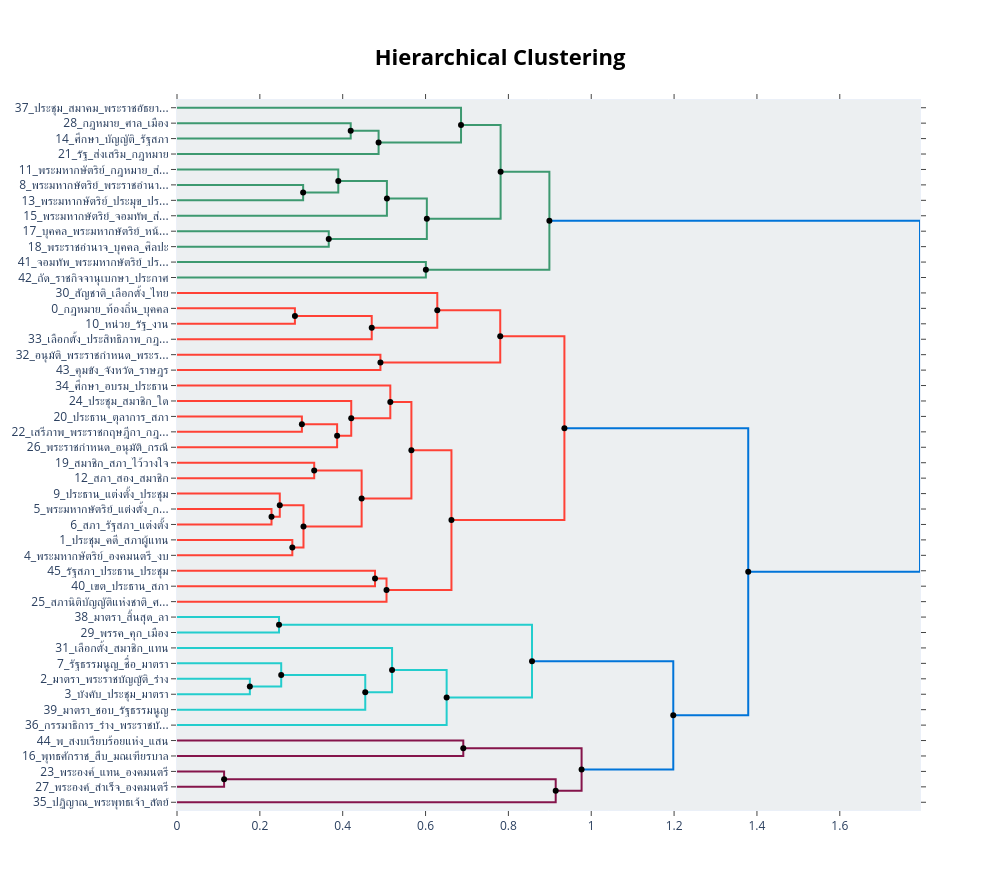
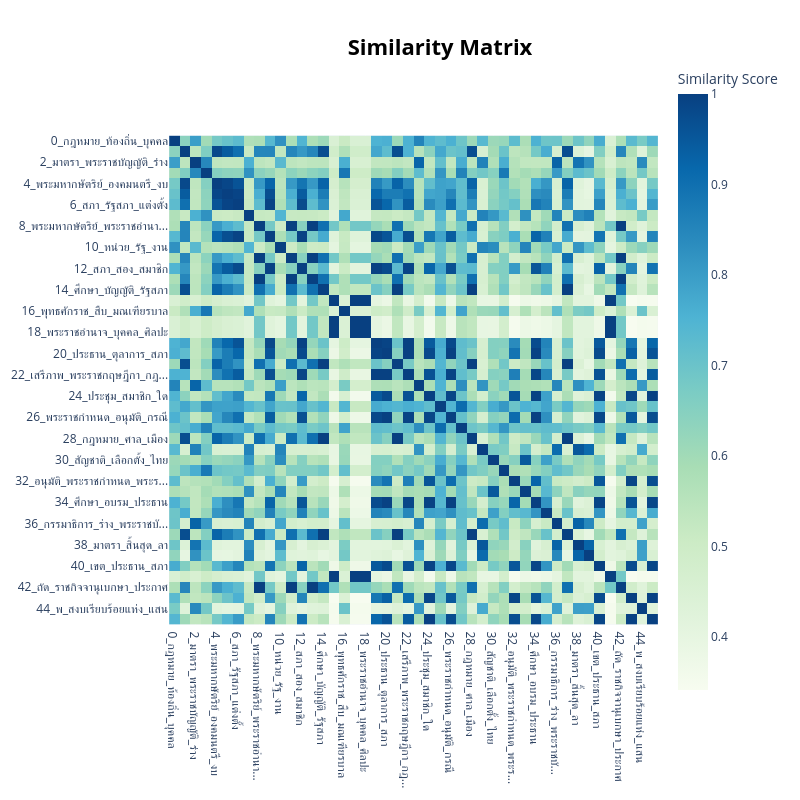

Notebook source saved alongside these figures, in order:
### Code cell
# 4. Advanced BERTopic Visualizations
# Visualize the hierarchical structure of topics
hierarchical_topics = topic_model.hierarchical_topics(docs_for_ctfidf)
fig_hierarchy = topic_model.visualize_hierarchy(hierarchical_topics=hierarchical_topics)
fig_hierarchy.show(figsize=(10, 20))

# Visualize Topic Heatmap (Similarity Matrix)
fig_heatmap = topic_model.visualize_heatmap()
fig_heatmap.show(figsize=(10, 20))

### Figure 1 — Plotly figure (JSON) as saved in the notebook; plotly's stock layout.template omitted (floating-point values rounded to 4 significant figures)
{"data": [{"hoverinfo": "text", "marker": {"color": "rgb(61,153,112)"}, "mode": "lines", "text": ["กฎหมาย_ศาล_เมือง_บัญญัติ_คดี", "", "", "ศึกษา_บัญญัติ_รัฐสภา_กฎหมาย_รัฐ"], "type": "scatter", "x": [0.0, 0.4193, 0.4193, 0.0], "xaxis": "x", "y": [-15.0, -15.0, -25.0, -25.0], "yaxis": "y"}, {"hoverinfo": "text", "marker": {"color": "rgb(61,153,112)"}, "mode": "lines", "text": ["กฎหมาย_บัญญัติ_ศึกษา_บท_พระมหากษัตริย์", "", "", "รัฐ_ส่งเสริม_กฎหมาย_อำนาจ_ให้ดํารงตําแหน่ง"], "type": "scatter", "x": [0.4193, 0.4867, 0.4867, 0.0], "xaxis": "x", "y": [-20.0, -20.0, -35.0, -35.0], "yaxis": "y"}, {"hoverinfo": "text", "marker": {"color": "rgb(61,153,112)"}, "mode": "lines", "text": ["ประชุม_สมาคม_พระราชอัธยาศัย_วัฒนธรรม_ฐาน", "", "", "กฎหมาย_บัญญัติ_พระมหากษัตริย์_อำนาจ_รัฐ"], "type": "scatter", "x": [0.0, 0.6857, 0.6857, 0.4867], "xaxis": "x", "y": [-5.0, -5.0, -27.5, -27.5], "yaxis": "y"}, {"hoverinfo": "text", "marker": {"color": "rgb(61,153,112)"}, "mode": "lines", "text": ["พระมหากษัตริย์_พระราชอำนาจ_พิพากษา_อรรถคดี_อัครศาสนูปถัมภก", "", "", "พระมหากษัตริย์_ประมุข_ประเทศไทย_แนะนำ_พระราชอำนาจ"], "type": "scatter", "x": [0.0, 0.3045, 0.3045, 0.0], "xaxis": "x", "y": [-55.0, -55.0, -65.0, -65.0], "yaxis": "y"}, {"hoverinfo": "text", "marker": {"color": "rgb(61,153,112)"}, "mode": "lines", "text": ["พระมหากษัตริย์_กฎหมาย_ส่งเสริม_รัฐ_พระราชอํานาจ", "", "", "พระมหากษัตริย์_พระราชอำนาจ_พิพากษา_ประเทศไทย_แนะนำ"], "type": "scatter", "x": [0.0, 0.3894, 0.3894, 0.3045], "xaxis": "x", "y": [-45.0, -45.0, -60.0, -60.0], "yaxis": "y"}, {"hoverinfo": "text", "marker": {"color": "rgb(61,153,112)"}, "mode": "lines", "text": ["พระมหากษัตริย์_พระราชอำนาจ_กฎหมาย_รัฐ_พิพากษา", "", "", "พระมหากษัตริย์_จอมทัพ_ส่งเสริม_ไทย_รัฐ"], "type": "scatter", "x": [0.3894, 0.5067, 0.5067, 0.0], "xaxis": "x", "y": [-52.5, -52.5, -75.0, -75.0], "yaxis": "y"}, {"hoverinfo": "text", "marker": {"color": "rgb(61,153,112)"}, "mode": "lines", "text": ["บุคคล_พระมหากษัตริย์_หน้าที่_ราชการ_อำนาจ", "", "", "พระราชอำนาจ_บุคคล_ศิลปะ_หน้าที่_กฎหมาย"], "type": "scatter", "x": [0.0, 0.3663, 0.3663, 0.0], "xaxis": "x", "y": [-85.0, -85.0, -95.0, -95.0], "yaxis": "y"}, {"hoverinfo": "text", "marker": {"color": "rgb(61,153,112)"}, "mode": "lines", "text": ["พระมหากษัตริย์_พระราชอำนาจ_รัฐ_กฎหมาย_พิพากษา", "", "", "บุคคล_พระมหากษัตริย์_หน้าที่_พระราชอำนาจ_กฎหมาย"], "type": "scatter", "x": [0.5067, 0.6031, 0.6031, 0.3663], "xaxis": "x", "y": [-63.75, -63.75, -90.0, -90.0], "yaxis": "y"}, {"hoverinfo": "text", "marker": {"color": "rgb(61,153,112)"}, "mode": "lines", "text": ["กฎหมาย_บัญญัติ_พระมหากษัตริย์_อำนาจ_รัฐ", "", "", "พระมหากษัตริย์_พระราชอำนาจ_กฎหมาย_รัฐ_บุคคล"], "type": "scatter", "x": [0.6857, 0.7812, 0.7812, 0.6031], "xaxis": "x", "y": [-16.25, -16.25, -76.88, -76.88], "yaxis": "y"}, {"hoverinfo": "text", "marker": {"color": "rgb(61,153,112)"}, "mode": "lines", "text": ["จอมทัพ_พระมหากษัตริย์_ประเทศไทย_อัยการศึก_ถัด", "", "", "ถัด_ราชกิจจานุเบกษา_ประกาศ_องคมนตรี_ย้อนหลัง"], "type": "scatter", "x": [0.0, 0.6008, 0.6008, 0.0], "xaxis": "x", "y": [-105.0, -105.0, -115.0, -115.0], "yaxis": "y"}, {"hoverinfo": "text", "marker": {"color": "rgb(61,153,112)"}, "mode": "lines", "text": ["พระมหากษัตริย์_กฎหมาย_รัฐ_พระราชอำนาจ_อำนาจ", "", "", "ถัด_ราชกิจจานุเบกษา_ประกาศ_พระมหากษัตริย์_พระราชอำนาจ"], "type": "scatter", "x": [0.7812, 0.899, 0.899, 0.6008], "xaxis": "x", "y": [-46.56, -46.56, -110.0, -110.0], "yaxis": "y"}, {"hoverinfo": "text", "marker": {"color": "rgb(255,65,54)"}, "mode": "lines", "text": ["กฎหมาย_ท้องถิ่น_บุคคล_บัญญัติ_สิทธิ", "", "", "หน่วย_รัฐ_งาน_เลือกตั้ง_เงิน"], "type": "scatter", "x": [0.0, 0.2847, 0.2847, 0.0], "xaxis": "x", "y": [-135.0, -135.0, -145.0, -145.0], "yaxis": "y"}, {"hoverinfo": "text", "marker": {"color": "rgb(255,65,54)"}, "mode": "lines", "text": ["หน่วย_ท้องถิ่น_รัฐ_กฎหมาย_งาน", "", "", "เลือกตั้ง_ประสิทธิภาพ_กฎหมาย_กลไก_ตรวจ"], "type": "scatter", "x": [0.2847, 0.4701, 0.4701, 0.0], "xaxis": "x", "y": [-140.0, -140.0, -155.0, -155.0], "yaxis": "y"}, {"hoverinfo": "text", "marker": {"color": "rgb(255,65,54)"}, "mode": "lines", "text": ["สัญชาติ_เลือกตั้ง_ไทย_ประชามติ_ออกเสียง", "", "", "หน่วย_รัฐ_กฎหมาย_ท้องถิ่น_งาน"], "type": "scatter", "x": [0.0, 0.6284, 0.6284, 0.4701], "xaxis": "x", "y": [-125.0, -125.0, -147.5, -147.5], "yaxis": "y"}, {"hoverinfo": "text", "marker": {"color": "rgb(255,65,54)"}, "mode": "lines", "text": ["อนุมัติ_พระราชกำหนด_พระราชกําหนด_ประชุม_พระราชกํา", "", "", "คุมขัง_จังหวัด_ราษฎร_จำนวน_เขต"], "type": "scatter", "x": [0.0, 0.4911, 0.4911, 0.0], "xaxis": "x", "y": [-165.0, -165.0, -175.0, -175.0], "yaxis": "y"}, {"hoverinfo": "text", "marker": {"color": "rgb(255,65,54)"}, "mode": "lines", "text": ["กฎหมาย_หน่วย_รัฐ_ท้องถิ่น_บุคคล", "", "", "อนุมัติ_พระราชกำหนด_คุมขัง_พระราชกําหนด_จังหวัด"], "type": "scatter", "x": [0.6284, 0.7803, 0.7803, 0.4911], "xaxis": "x", "y": [-136.2, -136.2, -170.0, -170.0], "yaxis": "y"}, {"hoverinfo": "text", "marker": {"color": "rgb(255,65,54)"}, "mode": "lines", "text": ["ประธาน_ตุลาการ_สภา_รัฐสภา_กฎหมาย", "", "", "เสรีภาพ_พระราชกฤษฎีกา_กฎหมาย_รัฐสภา_พระราชกำหนด"], "type": "scatter", "x": [0.0, 0.3015, 0.3015, 0.0], "xaxis": "x", "y": [-205.0, -205.0, -215.0, -215.0], "yaxis": "y"}, {"hoverinfo": "text", "marker": {"color": "rgb(255,65,54)"}, "mode": "lines", "text": ["ประธาน_เสรีภาพ_รัฐสภา_กฎหมาย_สภา", "", "", "พระราชกำหนด_อนุมัติ_กรณี_สมาชิก_วุฒิสภา"], "type": "scatter", "x": [0.3015, 0.3865, 0.3865, 0.0], "xaxis": "x", "y": [-210.0, -210.0, -225.0, -225.0], "yaxis": "y"}, {"hoverinfo": "text", "marker": {"color": "rgb(255,65,54)"}, "mode": "lines", "text": ["ประชุม_สมาชิก_ใด_ประกัน_สภา", "", "", "ประธาน_เสรีภาพ_กฎหมาย_รัฐสภา_สมาชิก"], "type": "scatter", "x": [0.0, 0.4206, 0.4206, 0.3865], "xaxis": "x", "y": [-195.0, -195.0, -217.5, -217.5], "yaxis": "y"}, {"hoverinfo": "text", "marker": {"color": "rgb(255,65,54)"}, "mode": "lines", "text": ["ศึกษา_อบรม_ประธาน_ใด_จํานวน", "", "", "ประธาน_สมาชิก_เสรีภาพ_สภา_ประชุม"], "type": "scatter", "x": [0.0, 0.5149, 0.5149, 0.4206], "xaxis": "x", "y": [-185.0, -185.0, -206.2, -206.2], "yaxis": "y"}, {"hoverinfo": "text", "marker": {"color": "rgb(255,65,54)"}, "mode": "lines", "text": ["สมาชิก_สภา_ไว้วางใจ_รัฐสภา_ประชุม", "", "", "สภา_สอง_สมาชิก_ประชุม_พระมหากษัตริย์"], "type": "scatter", "x": [0.0, 0.3312, 0.3312, 0.0], "xaxis": "x", "y": [-235.0, -235.0, -245.0, -245.0], "yaxis": "y"}, {"hoverinfo": "text", "marker": {"color": "rgb(255,65,54)"}, "mode": "lines", "text": ["พระมหากษัตริย์_แต่งตั้ง_กฎหมาย_รัฐสภา_ประชุม", "", "", "สภา_รัฐสภา_แต่งตั้ง_ประชุม_สมาชิก"], "type": "scatter", "x": [0.0, 0.2281, 0.2281, 0.0], "xaxis": "x", "y": [-265.0, -265.0, -275.0, -275.0], "yaxis": "y"}, {"hoverinfo": "text", "marker": {"color": "rgb(255,65,54)"}, "mode": "lines", "text": ["ประธาน_แต่งตั้ง_ประชุม_พระมหากษัตริย์_อัยการศึก", "", "", "พระมหากษัตริย์_รัฐสภา_แต่งตั้ง_ประชุม_รัฐมนตรี"], "type": "scatter", "x": [0.0, 0.2481, 0.2481, 0.2281], "xaxis": "x", "y": [-255.0, -255.0, -270.0, -270.0], "yaxis": "y"}, {"hoverinfo": "text", "marker": {"color": "rgb(255,65,54)"}, "mode": "lines", "text": ["ประชุม_คดี_สภาผู้แทน_ประธาน_สิทธิ", "", "", "พระมหากษัตริย์_องคมนตรี_งบ_หน้าที่_ปี"], "type": "scatter", "x": [0.0, 0.2784, 0.2784, 0.0], "xaxis": "x", "y": [-285.0, -285.0, -295.0, -295.0], "yaxis": "y"}, {"hoverinfo": "text", "marker": {"color": "rgb(255,65,54)"}, "mode": "lines", "text": ["พระมหากษัตริย์_แต่งตั้ง_ประชุม_ประธาน_รัฐสภา", "", "", "พระมหากษัตริย์_สิทธิ_ประธาน_ประชุม_กฎหมาย"], "type": "scatter", "x": [0.2481, 0.3054, 0.3054, 0.2784], "xaxis": "x", "y": [-262.5, -262.5, -290.0, -290.0], "yaxis": "y"}, {"hoverinfo": "text", "marker": {"color": "rgb(255,65,54)"}, "mode": "lines", "text": ["สภา_สมาชิก_รัฐสภา_ประชุม_เสรีภาพ", "", "", "พระมหากษัตริย์_ประชุม_ประธาน_แต่งตั้ง_รัฐสภา"], "type": "scatter", "x": [0.3312, 0.4457, 0.4457, 0.3054], "xaxis": "x", "y": [-240.0, -240.0, -276.2, -276.2], "yaxis": "y"}, {"hoverinfo": "text", "marker": {"color": "rgb(255,65,54)"}, "mode": "lines", "text": ["ประธาน_สมาชิก_สภา_ใด_ประชุม", "", "", "พระมหากษัตริย์_ประชุม_ประธาน_สภา_รัฐสภา"], "type": "scatter", "x": [0.5149, 0.5658, 0.5658, 0.4457], "xaxis": "x", "y": [-195.6, -195.6, -258.1, -258.1], "yaxis": "y"}, {"hoverinfo": "text", "marker": {"color": "rgb(255,65,54)"}, "mode": "lines", "text": ["รัฐสภา_ประธาน_ประชุม_ร่าง_เสียง", "", "", "เขต_ประธาน_สภา_ร่าง_ปฏิรูป"], "type": "scatter", "x": [0.0, 0.478, 0.478, 0.0], "xaxis": "x", "y": [-305.0, -305.0, -315.0, -315.0], "yaxis": "y"}, {"hoverinfo": "text", "marker": {"color": "rgb(255,65,54)"}, "mode": "lines", "text": ["ประธาน_ประชุม_ร่าง_รัฐสภา_สภา", "", "", "สภานิติบัญญัติแห่งชาติ_ศาล_วาระ_รัฐธรรมนูญ_สภาร่าง"], "type": "scatter", "x": [0.478, 0.5058, 0.5058, 0.0], "xaxis": "x", "y": [-310.0, -310.0, -325.0, -325.0], "yaxis": "y"}, {"hoverinfo": "text", "marker": {"color": "rgb(255,65,54)"}, "mode": "lines", "text": ["ประธาน_ประชุม_สมาชิก_สภา_รัฐสภา", "", "", "ประชุม_รัฐธรรมนูญ_ประธาน_ร่าง_สภานิติบัญญัติแห่งชาติ"], "type": "scatter", "x": [0.5658, 0.6625, 0.6625, 0.5058], "xaxis": "x", "y": [-226.9, -226.9, -317.5, -317.5], "yaxis": "y"}, {"hoverinfo": "text", "marker": {"color": "rgb(255,65,54)"}, "mode": "lines", "text": ["กฎหมาย_รัฐ_หน่วย_บุคคล_ท้องถิ่น", "", "", "ประชุม_ประธาน_สมาชิก_สภา_รัฐสภา"], "type": "scatter", "x": [0.7803, 0.9352, 0.9352, 0.6625], "xaxis": "x", "y": [-153.1, -153.1, -272.2, -272.2], "yaxis": "y"}, {"hoverinfo": "text", "marker": {"color": "rgb(35,205,205)"}, "mode": "lines", "text": ["มาตรา_สิ้นสุด_ลา_ห้าม_มติ", "", "", "พรรค_คุก_เมือง_ลา_ภาพ"], "type": "scatter", "x": [0.0, 0.2463, 0.2463, 0.0], "xaxis": "x", "y": [-335.0, -335.0, -345.0, -345.0], "yaxis": "y"}, {"hoverinfo": "text", "marker": {"color": "rgb(35,205,205)"}, "mode": "lines", "text": ["มาตรา_พระราชบัญญัติ_ร่าง_สภาผู้แทนราษฎร_คณะ", "", "", "บังคับ_ประชุม_มาตรา_วรรค_สภาผู้แทนราษฎร"], "type": "scatter", "x": [0.0, 0.1759, 0.1759, 0.0], "xaxis": "x", "y": [-375.0, -375.0, -385.0, -385.0], "yaxis": "y"}, {"hoverinfo": "text", "marker": {"color": "rgb(35,205,205)"}, "mode": "lines", "text": ["รัฐธรรมนูญ_ชื่อ_มาตรา_สมาชิก_คะแนน", "", "", "มาตรา_สภาผู้แทนราษฎร_ร่าง_พระราชบัญญัติ_บังคับ"], "type": "scatter", "x": [0.0, 0.2516, 0.2516, 0.1759], "xaxis": "x", "y": [-365.0, -365.0, -380.0, -380.0], "yaxis": "y"}, {"hoverinfo": "text", "marker": {"color": "rgb(35,205,205)"}, "mode": "lines", "text": ["มาตรา_ร่าง_สภาผู้แทนราษฎร_พระราชบัญญัติ_สมาชิก", "", "", "มาตรา_ชอบ_รัฐธรรมนูญ_รัฐสภา_วุฒิสภา"], "type": "scatter", "x": [0.2516, 0.4545, 0.4545, 0.0], "xaxis": "x", "y": [-372.5, -372.5, -395.0, -395.0], "yaxis": "y"}, {"hoverinfo": "text", "marker": {"color": "rgb(35,205,205)"}, "mode": "lines", "text": ["เลือกตั้ง_สมาชิก_แทน_สมัคร_เมือง", "", "", "มาตรา_ร่าง_รัฐธรรมนูญ_สภาผู้แทนราษฎร_พระราชบัญญัติ"], "type": "scatter", "x": [0.0, 0.5192, 0.5192, 0.4545], "xaxis": "x", "y": [-355.0, -355.0, -383.8, -383.8], "yaxis": "y"}, {"hoverinfo": "text", "marker": {"color": "rgb(35,205,205)"}, "mode": "lines", "text": ["มาตรา_สภาผู้แทนราษฎร_สมาชิก_ร่าง_รัฐธรรมนูญ", "", "", "กรรมาธิการ_ร่าง_พระราชบัญญัติ_ยับยั้ง_ชอบ"], "type": "scatter", "x": [0.5192, 0.6509, 0.6509, 0.0], "xaxis": "x", "y": [-369.4, -369.4, -405.0, -405.0], "yaxis": "y"}, {"hoverinfo": "text", "marker": {"color": "rgb(35,205,205)"}, "mode": "lines", "text": ["พรรค_คุก_มาตรา_ลา_ห้าม", "", "", "มาตรา_ร่าง_พระราชบัญญัติ_สภาผู้แทนราษฎร_สมาชิก"], "type": "scatter", "x": [0.2463, 0.857, 0.857, 0.6509], "xaxis": "x", "y": [-340.0, -340.0, -387.2, -387.2], "yaxis": "y"}, {"hoverinfo": "text", "marker": {"color": "rgb(133,20,75)"}, "mode": "lines", "text": ["พ_สงบเรียบร้อยแห่ง_แสน_ฉบับ_พระราชบัญญัติ", "", "", "พุทธศักราช_สืบ_มณเฑียรบาล_ราชสันตติวงศ์_กฎ"], "type": "scatter", "x": [0.0, 0.6911, 0.6911, 0.0], "xaxis": "x", "y": [-415.0, -415.0, -425.0, -425.0], "yaxis": "y"}, {"hoverinfo": "text", "marker": {"color": "rgb(133,20,75)"}, "mode": "lines", "text": ["พระองค์_แทน_องคมนตรี_สำเร็จ_สําเร็จ", "", "", "พระองค์_สำเร็จ_องคมนตรี_แทน_ราชการ"], "type": "scatter", "x": [0.0, 0.1137, 0.1137, 0.0], "xaxis": "x", "y": [-435.0, -435.0, -445.0, -445.0], "yaxis": "y"}, {"hoverinfo": "text", "marker": {"color": "rgb(133,20,75)"}, "mode": "lines", "text": ["พระองค์_สำเร็จ_องคมนตรี_แทน_ราชการ", "", "", "ปฏิญาณ_พระพุทธเจ้า_สัตย์_ถ้อยคำ_ถวาย"], "type": "scatter", "x": [0.1137, 0.9142, 0.9142, 0.0], "xaxis": "x", "y": [-440.0, -440.0, -455.0, -455.0], "yaxis": "y"}, {"hoverinfo": "text", "marker": {"color": "rgb(133,20,75)"}, "mode": "lines", "text": ["พุทธศักราช_รัฐธรรมนูญ_สืบ_พ_ฉบับ", "", "", "พระองค์_สำเร็จ_องคมนตรี_ปฏิญาณ_แทน"], "type": "scatter", "x": [0.6911, 0.9767, 0.9767, 0.9142], "xaxis": "x", "y": [-420.0, -420.0, -447.5, -447.5], "yaxis": "y"}, {"hoverinfo": "text", "marker": {"color": "rgb(0,116,217)"}, "mode": "lines", "text": ["มาตรา_ร่าง_สภาผู้แทนราษฎร_พระราชบัญญัติ_สมาชิก", "", "", "พระองค์_องคมนตรี_สำเร็จ_แทน_ปฏิญาณ"], "type": "scatter", "x": [0.857, 1.198, 1.198, 0.9767], "xaxis": "x", "y": [-363.6, -363.6, -433.8, -433.8], "yaxis": "y"}, {"hoverinfo": "text", "marker": {"color": "rgb(0,116,217)"}, "mode": "lines", "text": ["กฎหมาย_สมาชิก_รัฐ_ประธาน_สิทธิ", "", "", "มาตรา_ร่าง_รัฐธรรมนูญ_พระราชบัญญัติ_สภาผู้แทนราษฎร"], "type": "scatter", "x": [0.9352, 1.379, 1.379, 1.198], "xaxis": "x", "y": [-212.7, -212.7, -398.7, -398.7], "yaxis": "y"}, {"hoverinfo": "text", "marker": {"color": "rgb(0,116,217)"}, "mode": "lines", "text": ["พระมหากษัตริย์_กฎหมาย_พระราชอำนาจ_รัฐ_อำนาจ", "", "", "สมาชิก_สภาผู้แทนราษฎร_ประธาน_รัฐธรรมนูญ_สภา"], "type": "scatter", "x": [0.899, 1.794, 1.794, 1.379], "xaxis": "x", "y": [-78.28, -78.28, -305.7, -305.7], "yaxis": "y"}, {"hoverinfo": "text", "hovertext": ["กฎหมาย_บัญญัติ_ศึกษา_บท_พระมหากษัตริย์", "พระมหากษัตริย์_พระราชอำนาจ_กฎหมาย_รัฐ_พิพากษา", "พระมหากษัตริย์_พระราชอำนาจ_รัฐ_กฎหมาย_พิพากษา", "กฎหมาย_บัญญัติ_พระมหากษัตริย์_อำนาจ_รัฐ", "พระมหากษัตริย์_กฎหมาย_รัฐ_พระราชอำนาจ_อำนาจ", "หน่วย_ท้องถิ่น_รัฐ_กฎหมาย_งาน", "กฎหมาย_หน่วย_รัฐ_ท้องถิ่น_บุคคล", "ประธาน_เสรีภาพ_รัฐสภา_กฎหมาย_สภา", "พระมหากษัตริย์_แต่งตั้ง_ประชุม_ประธาน_รัฐสภา", "สภา_สมาชิก_รัฐสภา_ประชุม_เสรีภาพ", "ประธาน_สมาชิก_สภา_ใด_ประชุม", "ประธาน_ประชุม_ร่าง_รัฐสภา_สภา", "ประธาน_ประชุม_สมาชิก_สภา_รัฐสภา", "กฎหมาย_รัฐ_หน่วย_บุคคล_ท้องถิ่น", "มาตรา_ร่าง_สภาผู้แทนราษฎร_พระราชบัญญัติ_สมาชิก", "มาตรา_สภาผู้แทนราษฎร_สมาชิก_ร่าง_รัฐธรรมนูญ", "พรรค_คุก_มาตรา_ลา_ห้าม", "พระองค์_สำเร็จ_องคมนตรี_แทน_ราชการ", "พุทธศักราช_รัฐธรรมนูญ_สืบ_พ_ฉบับ", "มาตรา_ร่าง_สภาผู้แทนราษฎร_พระราชบัญญัติ_สมาชิก", "กฎหมาย_สมาชิก_รัฐ_ประธาน_สิทธิ", "พระมหากษัตริย์_กฎหมาย_พระราชอำนาจ_รัฐ_อำนาจ"], "marker": {"color": "black"}, "mode": "markers", "showlegend": false, "type": "scatter", "x": [0.4193, 0.3894, 0.5067, 0.6857, 0.7812, 0.2847, 0.6284, 0.3015, 0.2481, 0.3312, 0.5149, 0.478, 0.5658, 0.7803, 0.2516, 0.5192, 0.2463, 0.1137, 0.6911, 0.857, 0.9352, 0.899], "y": [-20, -52.5, -63.75, -16.25, -46.56, -140, -136.2, -210, -262.5, -240, -195.6, -310, -226.9, -153.1, -372.5, -369.4, -340, -440, -420, -363.6, -212.7, -78.28]}, {"hoverinfo": "text", "hovertext": ["กฎหมาย_บัญญัติ_พระมหากษัตริย์_อำนาจ_รัฐ", "พระมหากษัตริย์_พระราชอำนาจ_พิพากษา_ประเทศไทย_แนะนำ", "บุคคล_พระมหากษัตริย์_หน้าที่_พระราชอำนาจ_กฎหมาย", "พระมหากษัตริย์_พระราชอำนาจ_กฎหมาย_รัฐ_บุคคล", "ถัด_ราชกิจจานุเบกษา_ประกาศ_พระมหากษัตริย์_พระราชอำนาจ", "หน่วย_รัฐ_กฎหมาย_ท้องถิ่น_งาน", "อนุมัติ_พระราชกำหนด_คุมขัง_พระราชกําหนด_จังหวัด", "ประธาน_เสรีภาพ_กฎหมาย_รัฐสภา_สมาชิก", "ประธาน_สมาชิก_เสรีภาพ_สภา_ประชุม", "พระมหากษัตริย์_รัฐสภา_แต่งตั้ง_ประชุม_รัฐมนตรี", "พระมหากษัตริย์_สิทธิ_ประธาน_ประชุม_กฎหมาย", "พระมหากษัตริย์_ประชุม_ประธาน_แต่งตั้ง_รัฐสภา", "พระมหากษัตริย์_ประชุม_ประธาน_สภา_รัฐสภา", "ประชุม_รัฐธรรมนูญ_ประธาน_ร่าง_สภานิติบัญญัติแห่งชาติ", "ประชุม_ประธาน_สมาชิก_สภา_รัฐสภา", "มาตรา_สภาผู้แทนราษฎร_ร่าง_พระราชบัญญัติ_บังคับ", "มาตรา_ร่าง_รัฐธรรมนูญ_สภาผู้แทนราษฎร_พระราชบัญญัติ", "มาตรา_ร่าง_พระราชบัญญัติ_สภาผู้แทนราษฎร_สมาชิก", "พระองค์_สำเร็จ_องคมนตรี_ปฏิญาณ_แทน", "พระองค์_องคมนตรี_สำเร็จ_แทน_ปฏิญาณ", "มาตรา_ร่าง_รัฐธรรมนูญ_พระราชบัญญัติ_สภาผู้แทนราษฎร", "สมาชิก_สภาผู้แทนราษฎร_ประธาน_รัฐธรรมนูญ_สภา"], "marker": {"color": "black"}, "mode": "markers", "showlegend": false, "type": "scatter", "x": [0.4867, 0.3045, 0.3663, 0.6031, 0.6008, 0.4701, 0.4911, 0.3865, 0.4206, 0.2281, 0.2784, 0.3054, 0.4457, 0.5058, 0.6625, 0.1759, 0.4545, 0.6509, 0.9142, 0.9767, 1.198, 1.379], "y": [-27.5, -60, -90, -76.88, -110, -147.5, -170, -217.5, -206.2, -270, -290, -276.2, -258.1, -317.5, -272.2, -380, -383.8, -387.2, -447.5, -433.8, -398.7, -305.7]}], "layout": {"autosize": false, "height": 890, "hoverlabel": {"bgcolor": "white", "font": {"family": "Rockwell", "size": 16}}, "hovermode": "closest", "plot_bgcolor": "#ECEFF1", "showlegend": false, "title": {"font": {"color": "Black", "size": 22}, "text": "<b>Hierarchical Clustering</b>", "x": 0.5, "xanchor": "center", "yanchor": "top"}, "width": 1000, "xaxis": {"mirror": "allticks", "rangemode": "tozero", "showgrid": false, "showline": true, "showticklabels": true, "ticks": "outside", "type": "linear", "zeroline": false}, "yaxis": {"mirror": "allticks", "range": [-460, 0], "rangemode": "tozero", "showgrid": false, "showline": true, "showticklabels": true, "tickmode": "array", "ticks": "outside", "ticktext": ["37_ประชุม_สมาคม_พระราชอัธยา...", "28_กฎหมาย_ศาล_เมือง", "14_ศึกษา_บัญญัติ_รัฐสภา", "21_รัฐ_ส่งเสริม_กฎหมาย", "11_พระมหากษัตริย์_กฎหมาย_ส่...", "8_พระมหากษัตริย์_พระราชอำนา...", "13_พระมหากษัตริย์_ประมุข_ปร...", "15_พระมหากษัตริย์_จอมทัพ_ส่...", "17_บุคคล_พระมหากษัตริย์_หน้...", "18_พระราชอำนาจ_บุคคล_ศิลปะ", "41_จอมทัพ_พระมหากษัตริย์_ปร...", "42_ถัด_ราชกิจจานุเบกษา_ประกาศ", "30_สัญชาติ_เลือกตั้ง_ไทย", "0_กฎหมาย_ท้องถิ่น_บุคคล", "10_หน่วย_รัฐ_งาน", "33_เลือกตั้ง_ประสิทธิภาพ_กฎ...", "32_อนุมัติ_พระราชกำหนด_พระร...", "43_คุมขัง_จังหวัด_ราษฎร", "34_ศึกษา_อบรม_ประธาน", "24_ประชุม_สมาชิก_ใด", "20_ประธาน_ตุลาการ_สภา", "22_เสรีภาพ_พระราชกฤษฎีกา_กฎ...", "26_พระราชกำหนด_อนุมัติ_กรณี", "19_สมาชิก_สภา_ไว้วางใจ", "12_สภา_สอง_สมาชิก", "9_ประธาน_แต่งตั้ง_ประชุม", "5_พระมหากษัตริย์_แต่งตั้ง_ก...", "6_สภา_รัฐสภา_แต่งตั้ง", "1_ประชุม_คดี_สภาผู้แทน", "4_พระมหากษัตริย์_องคมนตรี_งบ", "45_รัฐสภา_ประธาน_ประชุม", "40_เขต_ประธาน_สภา", "25_สภานิติบัญญัติแห่งชาติ_ศ...", "38_มาตรา_สิ้นสุด_ลา", "29_พรรค_คุก_เมือง", "31_เลือกตั้ง_สมาชิก_แทน", "7_รัฐธรรมนูญ_ชื่อ_มาตรา", "2_มาตรา_พระราชบัญญัติ_ร่าง", "3_บังคับ_ประชุม_มาตรา", "39_มาตรา_ชอบ_รัฐธรรมนูญ", "36_กรรมาธิการ_ร่าง_พระราชบั...", "44_พ_สงบเรียบร้อยแห่ง_แสน", "16_พุทธศักราช_สืบ_มณเฑียรบาล", "23_พระองค์_แทน_องคมนตรี", "27_พระองค์_สำเร็จ_องคมนตรี", "35_ปฏิญาณ_พระพุทธเจ้า_สัตย์"], "tickvals": [-5, -15, -25, -35, -45, -55, -65, -75, -85, -95, -105, -115, -125, -135, -145, -155, -165, -175, -185, -195, -205, -215, -225, -235, -245, -255, -265, -275, -285, -295, -305, -315, -325, -335, -345, -355, -365, -375, -385, -395, -405, -415, -425, -435, -445, -455], "type": "linear", "zeroline": false}}}

### Figure 2 — Plotly figure (JSON) as saved in the notebook; plotly's stock layout.template omitted (floating-point values rounded to 4 significant figures; data arrays with more than 128 entries replaced by an {"elided": "..."} marker saying what was removed)
{"data": [{"coloraxis": "coloraxis", "hovertemplate": "x: %{x}<br>y: %{y}<br>Similarity Score: %{z}<extra></extra>", "name": "0", "type": "heatmap", "x": ["0_กฎหมาย_ท้องถิ่น_บุคคล", "1_ประชุม_คดี_สภาผู้แทน", "2_มาตรา_พระราชบัญญัติ_ร่าง", "3_บังคับ_ประชุม_มาตรา", "4_พระมหากษัตริย์_องคมนตรี_งบ", "5_พระมหากษัตริย์_แต่งตั้ง_ก...", "6_สภา_รัฐสภา_แต่งตั้ง", "7_รัฐธรรมนูญ_ชื่อ_มาตรา", "8_พระมหากษัตริย์_พระราชอำนา...", "9_ประธาน_แต่งตั้ง_ประชุม", "10_หน่วย_รัฐ_งาน", "11_พระมหากษัตริย์_กฎหมาย_ส่...", "12_สภา_สอง_สมาชิก", "13_พระมหากษัตริย์_ประมุข_ปร...", "14_ศึกษา_บัญญัติ_รัฐสภา", "15_พระมหากษัตริย์_จอมทัพ_ส่...", "16_พุทธศักราช_สืบ_มณเฑียรบาล", "17_บุคคล_พระมหากษัตริย์_หน้...", "18_พระราชอำนาจ_บุคคล_ศิลปะ", "19_สมาชิก_สภา_ไว้วางใจ", "20_ประธาน_ตุลาการ_สภา", "21_รัฐ_ส่งเสริม_กฎหมาย", "22_เสรีภาพ_พระราชกฤษฎีกา_กฎ...", "23_พระองค์_แทน_องคมนตรี", "24_ประชุม_สมาชิก_ใด", "25_สภานิติบัญญัติแห่งชาติ_ศ...", "26_พระราชกำหนด_อนุมัติ_กรณี", "27_พระองค์_สำเร็จ_องคมนตรี", "28_กฎหมาย_ศาล_เมือง", "29_พรรค_คุก_เมือง", "30_สัญชาติ_เลือกตั้ง_ไทย", "31_เลือกตั้ง_สมาชิก_แทน", "32_อนุมัติ_พระราชกำหนด_พระร...", "33_เลือกตั้ง_ประสิทธิภาพ_กฎ...", "34_ศึกษา_อบรม_ประธาน", "35_ปฏิญาณ_พระพุทธเจ้า_สัตย์", "36_กรรมาธิการ_ร่าง_พระราชบั...", "37_ประชุม_สมาคม_พระราชอัธยา...", "38_มาตรา_สิ้นสุด_ลา", "39_มาตรา_ชอบ_รัฐธรรมนูญ", "40_เขต_ประธาน_สภา", "41_จอมทัพ_พระมหากษัตริย์_ปร...", "42_ถัด_ราชกิจจานุเบกษา_ประกาศ", "43_คุมขัง_จังหวัด_ราษฎร", "44_พ_สงบเรียบร้อยแห่ง_แสน", "45_รัฐสภา_ประธาน_ประชุม"], "xaxis": "x", "y": ["0_กฎหมาย_ท้องถิ่น_บุคคล", "1_ประชุม_คดี_สภาผู้แทน", "2_มาตรา_พระราชบัญญัติ_ร่าง", "3_บังคับ_ประชุม_มาตรา", "4_พระมหากษัตริย์_องคมนตรี_งบ", "5_พระมหากษัตริย์_แต่งตั้ง_ก...", "6_สภา_รัฐสภา_แต่งตั้ง", "7_รัฐธรรมนูญ_ชื่อ_มาตรา", "8_พระมหากษัตริย์_พระราชอำนา...", "9_ประธาน_แต่งตั้ง_ประชุม", "10_หน่วย_รัฐ_งาน", "11_พระมหากษัตริย์_กฎหมาย_ส่...", "12_สภา_สอง_สมาชิก", "13_พระมหากษัตริย์_ประมุข_ปร...", "14_ศึกษา_บัญญัติ_รัฐสภา", "15_พระมหากษัตริย์_จอมทัพ_ส่...", "16_พุทธศักราช_สืบ_มณเฑียรบาล", "17_บุคคล_พระมหากษัตริย์_หน้...", "18_พระราชอำนาจ_บุคคล_ศิลปะ", "19_สมาชิก_สภา_ไว้วางใจ", "20_ประธาน_ตุลาการ_สภา", "21_รัฐ_ส่งเสริม_กฎหมาย", "22_เสรีภาพ_พระราชกฤษฎีกา_กฎ...", "23_พระองค์_แทน_องคมนตรี", "24_ประชุม_สมาชิก_ใด", "25_สภานิติบัญญัติแห่งชาติ_ศ...", "26_พระราชกำหนด_อนุมัติ_กรณี", "27_พระองค์_สำเร็จ_องคมนตรี", "28_กฎหมาย_ศาล_เมือง", "29_พรรค_คุก_เมือง", "30_สัญชาติ_เลือกตั้ง_ไทย", "31_เลือกตั้ง_สมาชิก_แทน", "32_อนุมัติ_พระราชกำหนด_พระร...", "33_เลือกตั้ง_ประสิทธิภาพ_กฎ...", "34_ศึกษา_อบรม_ประธาน", "35_ปฏิญาณ_พระพุทธเจ้า_สัตย์", "36_กรรมาธิการ_ร่าง_พระราชบั...", "37_ประชุม_สมาคม_พระราชอัธยา...", "38_มาตรา_สิ้นสุด_ลา", "39_มาตรา_ชอบ_รัฐธรรมนูญ", "40_เขต_ประธาน_สภา", "41_จอมทัพ_พระมหากษัตริย์_ปร...", "42_ถัด_ราชกิจจานุเบกษา_ประกาศ", "43_คุมขัง_จังหวัด_ราษฎร", "44_พ_สงบเรียบร้อยแห่ง_แสน", "45_รัฐสภา_ประธาน_ประชุม"], "yaxis": "y", "z": {"elided": "46x46 float values"}}], "layout": {"coloraxis": {"colorbar": {"title": {"text": "Similarity Score"}}, "colorscale": [[0, "rgb(247,252,240)"], [0.125, "rgb(224,243,219)"], [0.25, "rgb(204,235,197)"], [0.375, "rgb(168,221,181)"], [0.5, "rgb(123,204,196)"], [0.625, "rgb(78,179,211)"], [0.75, "rgb(43,140,190)"], [0.875, "rgb(8,104,172)"], [1, "rgb(8,64,129)"]]}, "height": 800, "hoverlabel": {"bgcolor": "white", "font": {"family": "Rockwell", "size": 16}}, "legend": {"title": {"text": "Trend"}}, "margin": {"t": 60}, "showlegend": true, "title": {"font": {"color": "Black", "size": 22}, "text": "<b>Similarity Matrix</b>", "x": 0.55, "xanchor": "center", "y": 0.95, "yanchor": "top"}, "width": 800, "xaxis": {"anchor": "y", "constrain": "domain", "domain": [0, 1], "scaleanchor": "y"}, "yaxis": {"anchor": "x", "autorange": "reversed", "constrain": "domain", "domain": [0, 1]}}}
